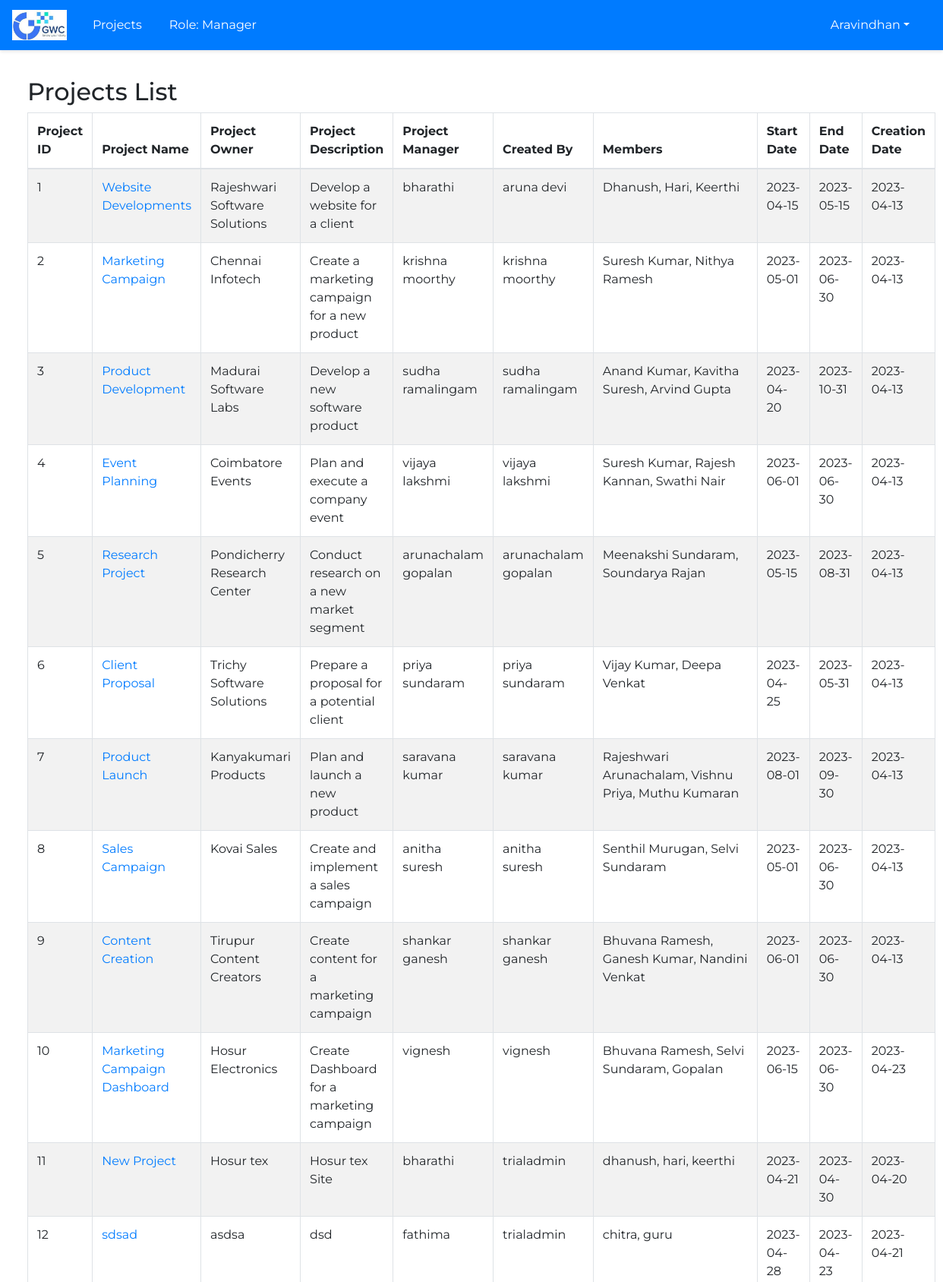
Screenshot of /projects (signed in, upper part) with the database file from the repository.
### main.py (models this page shows, shortened)
class Users(db.Model):
    id = db.Column(db.Integer(), primary_key=True, autoincrement=True)
    Email = db.Column(db.String(250), unique=True, nullable=False)
    Name = db.Column(db.String(250), nullable=False)
    User_Role = db.Column(db.String(250), default='Member', nullable=False)
    Password = db.Column(db.String(250), nullable=False)
    Designation = db.Column(db.String(250), nullable=False)
    Creation_Date = db.Column(db.DateTime(), default=dt.datetime.utcnow() + dt.timedelta(hours=5, minutes=30), nullable=False)

class Project(db.Model):
    id = db.Column(db.Integer(), primary_key=True, autoincrement=True)
    ProjectName = db.Column(db.String(250), nullable=False)
    ProjectOwner = db.Column(db.String(250), nullable=False)
    ProjectDescription = db.Column(db.Text)
    ProjectManager = db.Column(db.String(250), nullable=False)
    CreatedBy = db.Column(db.String(250), nullable=False)
    Members = db.Column(db.Text)
    StartDate = db.Column(db.Date(), nullable=False)
    EndDate = db.Column(db.Date(), nullable=False)
    CreationDate = db.Column(db.DateTime(), default=dt.datetime.utcnow() + dt.timedelta(hours=5, minutes=30), nullable=False)

### main.py (the view)
@app.route('/projects')
def show_projects():
    projects_data = Project.query.all()
    return  render_template('home_project.html', projects= projects_data)

### main.py (called while the page is built, shortened)
@app.before_request
def require_login():
    allowed_routes = ['login','static', 'show_register']  # add any route that doesn't require login here
    if request.endpoint not in allowed_routes and 'user_id' not in session:
        return redirect(url_for('login'))

@app.before_request
def restrict_access_member():
    user_id = session.get('user_id')
    if user_id:
        user = Users.query.filter_by(id=user_id).first()

@app.before_request
def restrict_access_teamlead():
    user_id = session.get('user_id')
    if user_id:
        user = Users.query.filter_by(id=user_id).first()
        if user.User_Role == 'Team Lead':
            restricted_functions = ['add_project', 'add_epic', 'add_story', 'update_project', 'update_epic', 'update_story', 'delete_story', 'delete_epic','show_users','update_user_role']
            if request.endpoint in restricted_functions:
                abort(403)  # Forbidden

@app.before_request
def restrict_access_manager():
    user_id = session.get('user_id')
    if user_id:
        user = Users.query.filter_by(id=user_id).first()
        if user.User_Role == 'Manager':
            restricted_functions = ['add_project', 'update_project','show_users','update_user_role']
            if request.endpoint in restricted_functions:
                abort(403)  # Forbidden

@app.context_processor
def inject_user():
    def get_user():
        if 'user_id' in session:
            user = Users.query.get(session['user_id'])
            return user
        return None
    return {'user': get_user()}

### templates/home_project.html (shortened to what this page needs)
{% extends 'base_layout.html' %}
{% block main %}
<div>
<div class="row">
  <div class="col-8"><h2>Projects List</h2></div>
</div>
<table class="table table-striped table-bordered table-hover">
<thead>
<tr>
<th scope="col">Project ID</th>
<th scope="col">Project Name</th>
<th scope="col">Project Owner</th>
<th scope="col">Project Description</th>
<th scope="col">Project Manager</th>
<th scope="col">Created By</th>
<th scope="col">Members</th>
<th scope="col">Start Date</th>
<th scope="col">End Date</th>
<th scope="col">Creation Date</th>
</tr>
</thead>
<tbody>
{% for project in projects %}
<tr>
<td scope="row">{{ project.id }}</td>
<td><a href="{{ url_for('project_details', project_id=project.id) }}">{{ project.ProjectName }}</a></td>
<td>{{ project.ProjectOwner }}</td>
<td>{{ project.ProjectDescription | truncate(50, True, '...') }}</td>
<td>{{ project.ProjectManager.split('@')[0].lower() }}</td>
<td>{{ project.CreatedBy.split('@')[0].lower() }}</td>
<td>{{ project.Members }}</td>
<td>{{ project.StartDate }}</td>
<td>{{ project.EndDate }}</td>
<td>{{ project.CreationDate.date() }}</td>
</tr>
{% endfor %}
</tbody>
</table>
</div>
{% endblock %}

### templates/base_layout.html (shortened to what this page needs)
<!DOCTYPE html>
<html>
  <head>
      <link rel="stylesheet" href="https://maxcdn.bootstrapcdn.com/bootstrap/4.5.2/css/bootstrap.min.css">
      <link href="{{ url_for('static', filename='css/base_layout-style.css') }}" rel="stylesheet">
  </head>
  <body>
    <nav class="navbar navbar-expand-md navbar-light bg-primary">
      <a class="navbar-brand" href="{{ url_for('login') }}">
        <img src="{{ url_for('static', filename='images/placeholder-logo.png') }}" alt="Logo">
      </a>
      <ul class="navbar-nav">
        {% if user.User_Role in ['Manager', 'Admin', 'Team Lead'] %}
        <li class="nav-item">
          <a class="nav-link" href="{{ url_for('show_projects') }}">Projects</a>
        </li>
        {% endif %}
        <li class="nav-item nav-link">
          Role: {{ user.User_Role }}
        </li>
      </ul>
      <ul class="navbar-nav ml-auto">
        <li class="nav-item dropdown">
          <a class="nav-link dropdown-toggle" href="#" id="navbardrop" data-toggle="dropdown">{{ user.Name }}</a>
        </li>
      </ul>
    </nav>
    <main>
      {% block main %}
      {% endblock %}
    </main>
  </body>
</html>

### static/css/base_layout-style.css (style rules this page uses)
* { box-sizing: border-box; margin: 0; padding: 0; }
body { background-color: white; font-family: 'Montserrat', sans-serif; }
.navbar-brand img { height: 40px; margin-right: 10px; }
.navbar-nav li { padding-right: 20px; color: white !important; }
.nav-link { color: white !important; }
nav { display: flex; justify-content: space-between; align-items: center; padding: 1rem; background-color: white; box-shadow: 0px 2px 4px rgba(0, 0, 0, 0.1); }
main { margin: 20px 0 0 20px; padding: 1rem; }

### rows the page displays
Users: User_Role "Manager", Name "Aravindhan"
Project: id "1", ProjectName "Website Developments", ProjectOwner "Rajeshwari Software Solutions", ProjectDescription "Develop a website for a client", ProjectManager.split "bharathi", CreatedBy.split "aruna devi", Members "Dhanush, Hari, Keerthi", StartDate "2023-04-15", EndDate "2023-05-15", CreationDate "2023-04-13"
Project: id "2", ProjectName "Marketing Campaign", ProjectOwner "Chennai Infotech", ProjectDescription "Create a marketing campaign for a new product", ProjectManager.split "krishna moorthy", CreatedBy.split "krishna moorthy", Members "Suresh Kumar, Nithya Ramesh", StartDate "2023-05-01", EndDate "2023-06-30", CreationDate "2023-04-13"
Project: id "3", ProjectName "Product Development", ProjectOwner "Madurai Software Labs", ProjectDescription "Develop a new software product", ProjectManager.split "sudha ramalingam", CreatedBy.split "sudha ramalingam", Members "Anand Kumar, Kavitha Suresh, Arvind Gupta", StartDate "2023-04-20", EndDate "2023-10-31", CreationDate "2023-04-13"
Project: id "4", ProjectName "Event Planning", ProjectOwner "Coimbatore Events", ProjectDescription "Plan and execute a company event", ProjectManager.split "vijaya lakshmi", CreatedBy.split "vijaya lakshmi", Members "Suresh Kumar, Rajesh Kannan, Swathi Nair", StartDate "2023-06-01", EndDate "2023-06-30", CreationDate "2023-04-13"
Project: id "5", ProjectName "Research Project", ProjectOwner "Pondicherry Research Center", ProjectDescription "Conduct research on a new market segment", ProjectManager.split "arunachalam gopalan", CreatedBy.split "arunachalam gopalan", Members "Meenakshi Sundaram, Soundarya Rajan", StartDate "2023-05-15", EndDate "2023-08-31", CreationDate "2023-04-13"
Project: id "6", ProjectName "Client Proposal", ProjectOwner "Trichy Software Solutions", ProjectDescription "Prepare a proposal for a potential client", ProjectManager.split "priya sundaram", CreatedBy.split "priya sundaram", Members "Vijay Kumar, Deepa Venkat", StartDate "2023-04-25", EndDate "2023-05-31", CreationDate "2023-04-13"
Project: id "7", ProjectName "Product Launch", ProjectOwner "Kanyakumari Products", ProjectDescription "Plan and launch a new product", ProjectManager.split "saravana kumar", CreatedBy.split "saravana kumar", Members "Rajeshwari Arunachalam, Vishnu Priya, Muthu Kumaran", StartDate "2023-08-01", EndDate "2023-09-30", CreationDate "2023-04-13"
Project: id "8", ProjectName "Sales Campaign", ProjectOwner "Kovai Sales", ProjectDescription "Create and implement a sales campaign", ProjectManager.split "anitha suresh", CreatedBy.split "anitha suresh", Members "Senthil Murugan, Selvi Sundaram", StartDate "2023-05-01", EndDate "2023-06-30", CreationDate "2023-04-13"
Project: id "9", ProjectName "Content Creation", ProjectOwner "Tirupur Content Creators", ProjectDescription "Create content for a marketing campaign", ProjectManager.split "shankar ganesh", CreatedBy.split "shankar ganesh", Members "Bhuvana Ramesh, Ganesh Kumar, Nandini Venkat", StartDate "2023-06-01", EndDate "2023-06-30", CreationDate "2023-04-13"
Project: id "10", ProjectName "Marketing Campaign Dashboard", ProjectOwner "Hosur Electronics", ProjectDescription "Create Dashboard for a marketing campaign", ProjectManager.split "vignesh", CreatedBy.split "vignesh", Members "Bhuvana Ramesh, Selvi Sundaram, Gopalan", StartDate "2023-06-15", EndDate "2023-06-30", CreationDate "2023-04-23"
Project: id "11", ProjectName "New Project", ProjectOwner "Hosur tex", ProjectDescription "Hosur tex Site", ProjectManager.split "bharathi", CreatedBy.split "trialadmin", Members "dhanush, hari, keerthi", StartDate "2023-04-21", EndDate "2023-04-30", CreationDate "2023-04-20"
Project: id "12", ProjectName "sdsad", ProjectOwner "asdsa", ProjectDescription "dsd", ProjectManager.split "fathima", CreatedBy.split "trialadmin", Members "chitra, guru", StartDate "2023-04-28", EndDate "2023-04-23", CreationDate "2023-04-21"
